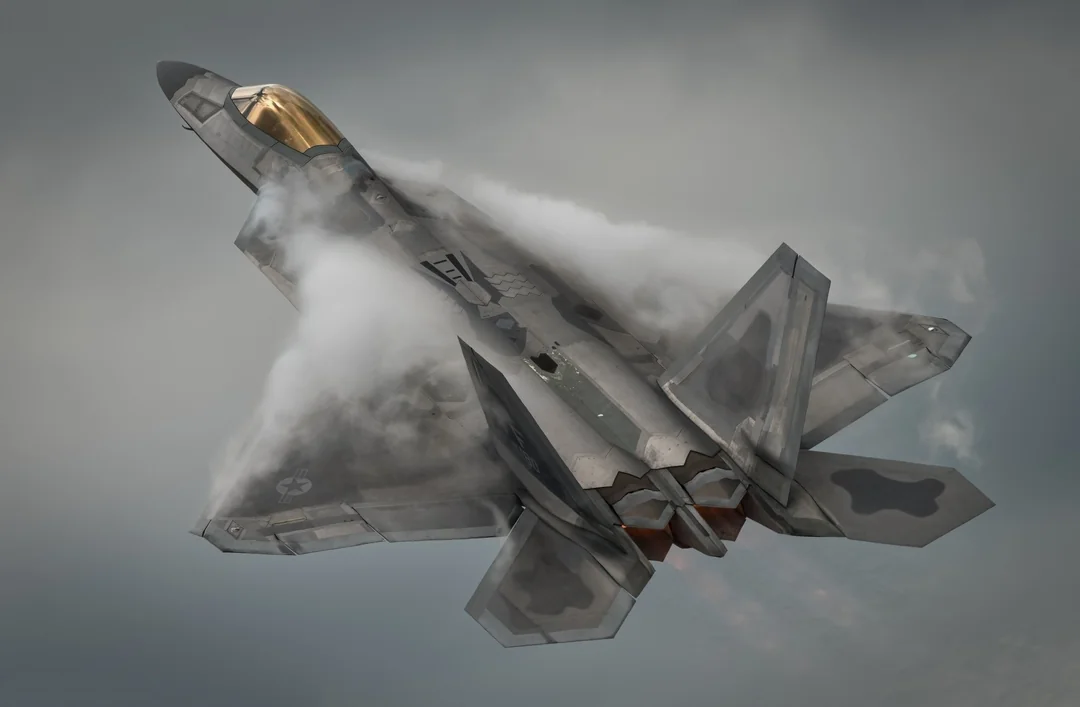
#> input picture Lab3/image.jpg, 1080 x 707 px
$ python imageNegation.py
#> lines starting #> are read from the running program, lines starting #| are printed output that depends on the picture
import cv2

img = cv2.imread('../Lab3/image.jpg')
#> img is the input picture: shape (707, 1080, 3); mean B, G, R 117.4, 118.2, 115.5
cv2.imshow("Normal Image",img)
cv2.waitKey(0)

gray = cv2.cvtColor(img,cv2.COLOR_BGR2GRAY)
cv2.imshow("Grayscale",gray)
cv2.waitKey(0)

neg = cv2.bitwise_not(gray)
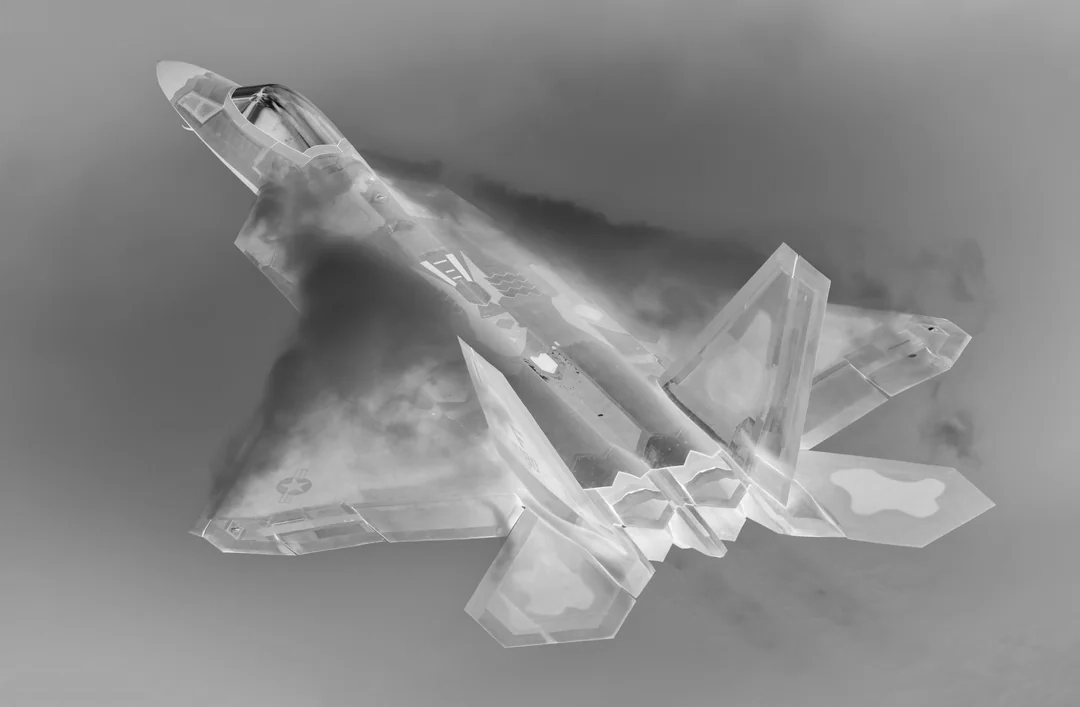
#> neg: shape (707, 1080); min 7, max 255, mean 137.7
cv2.imshow("Negative Image",neg)
key = cv2.waitKey(0)
#> (key Esc is pressed here)
if key is ord("s"):
    cv2.imwrite("Negative_Image",neg)
cv2.destroyAllWindows()
